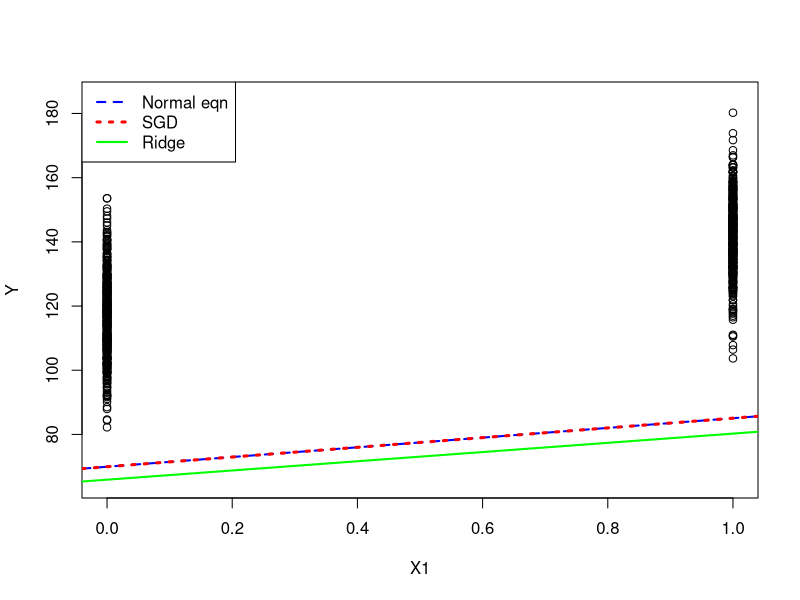
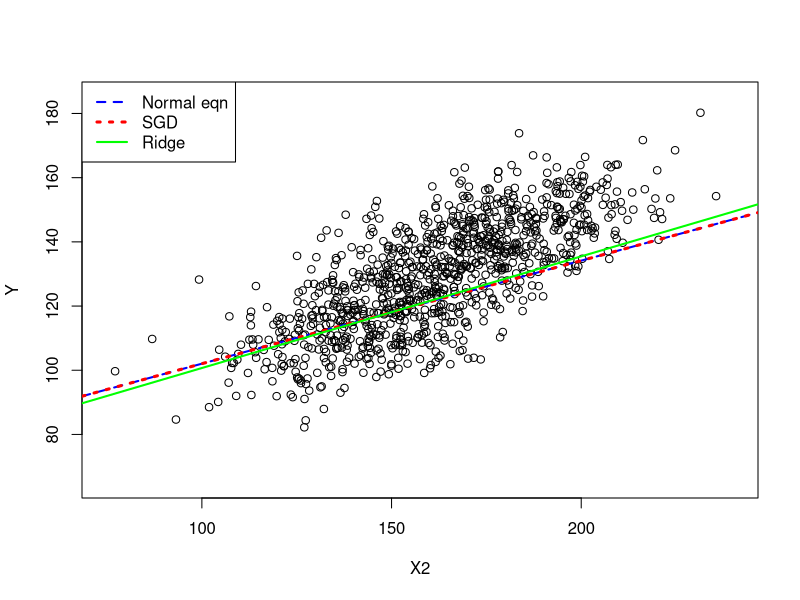
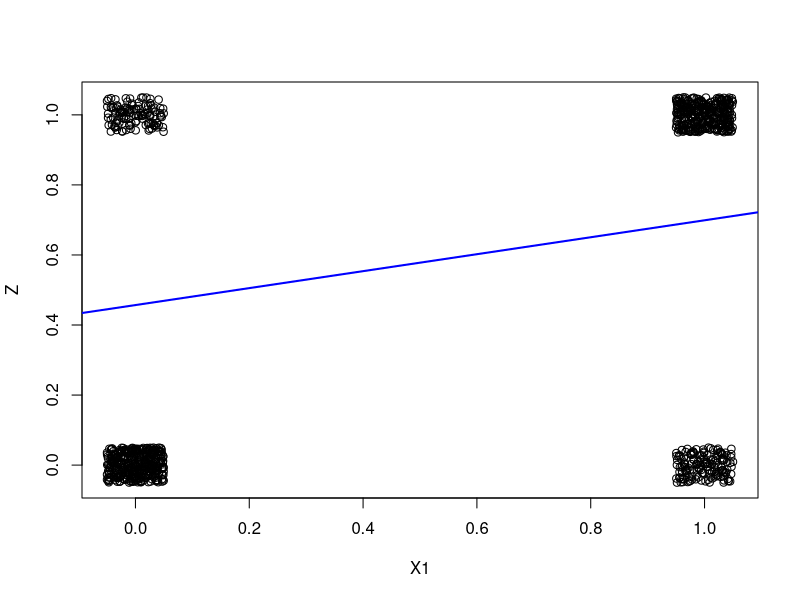
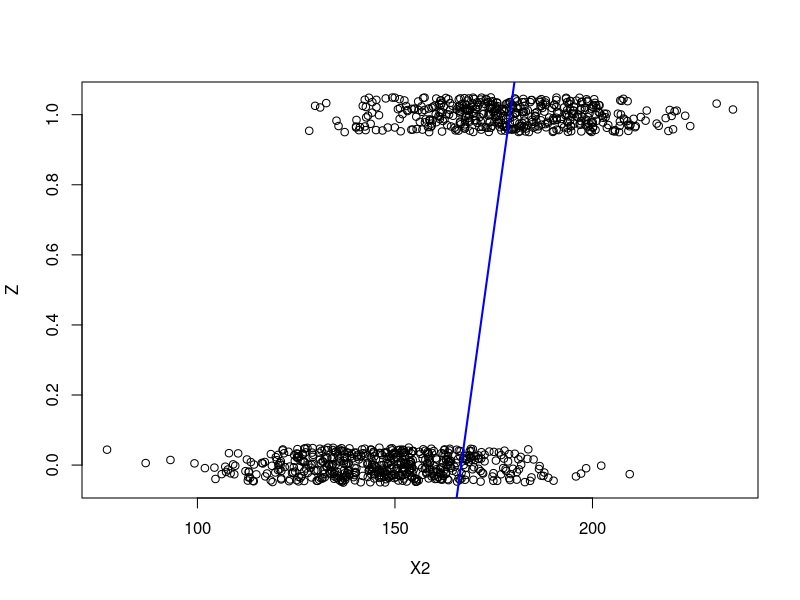

Write the R code that produced these figures, in order.
# CS 571, Duke University, Fall 2013
# Matt Dickenson - mcd31
# Homework 3

# Problem 1

setwd('~/github/cs571/homework/hw3')
lindata = read.table("HW3_linear_regression.txt", header=TRUE)
dim(lindata)
head(lindata)

# A 
X = as.matrix(lindata[1:1000 , 1:2])
X = cbind(1, X)
Y = as.matrix(lindata[1:1000 , 3])
X.prime.X = t(X) %*% X
X.prime.X.inverse = solve(X.prime.X)
X.prime.Y = t(X) %*% Y
beta.hat = X.prime.X.inverse %*% X.prime.Y
beta.hat #=> 69.942167, 15.119109, 0.321028

# B
linreg = function(X, Y){
	RSS = function(b, x, y){
		residuals = y - (x %*% b )
		sq.resid = residuals^2
		rss = sum(sq.resid)
		return(rss)
	}
	results = optim(rep(0, ncol(X)), RSS,
		hessian=TRUE, method="BFGS", x=X, y=Y)
	list(beta=results$par, 
		vcov=solve(results$hessian),
		converged=results$convergence==0)
}
model = linreg(X, Y)
model$beta #=> 69.942167, 15.119109, 0.321028

# C 
ridgereg = function(X, Y, sigma.sq=1, tau.sq=1){
	lambda = sigma.sq / tau.sq 
	D = ncol(X)
	lambda.id = lambda * diag(D)
	X.prime.X = t(X) %*% X
	lambda.X.prime.X.inverse = solve(lambda.id + X.prime.X)
	X.prime.Y = t(X) %*% Y
	beta.hat = lambda.X.prime.X.inverse %*% X.prime.Y
	return(beta.hat)
}
beta.ridge = ridgereg(X, Y)
beta.ridge #=> 65.9129285, 14.3521921, 0.3478858

# D 
# a
y.hat = X %*% beta.hat
RSSa = sum((Y - y.hat)^2)
RSSa #=> 98729.33
# b 
model.yhat = X %*% model$beta
RSSb = sum((Y - model.yhat)^2)
RSSb #=> 98729.33
# c
ridge.yhat = X %*% beta.ridge
RSSc = sum((Y - ridge.yhat)^2)
RSSc #=> 99005.91

# E
X.test = as.matrix(lindata[1001:1100 , 1:2])
X.test = cbind(1, X.test)
Y.test = as.matrix(lindata[1001:1100 , 3])
# a
y.hat = X.test %*% beta.hat
RSSa = sum((Y.test - y.hat)^2)
RSSa #=> 11573.24
# b 
model.yhat = X.test %*% model$beta
RSSb = sum((Y.test - model.yhat)^2)
RSSb #=> 11573.24
# c
ridge.yhat = X.test %*% beta.ridge
RSSc = sum((Y.test - ridge.yhat)^2)
RSSc #=> 11523.47

# F 
X.hypo = matrix(c(1,1,135), nrow=1)
est1 = X.hypo %*% beta.hat
est1
est2 = X.hypo %*% model$beta
est2
est3 = X.hypo %*% beta.ridge
est3

# G 
X1 = as.matrix(lindata[1:1000 , 1])
X2 = as.matrix(lindata[1:1000, 2])
Y = as.matrix(lindata[1:1000 , 3])
summary(X1)
summary(X2)
summary(Y)

# x1 plot
pdf("p1x1.pdf")
plot(X1, Y, # pch=16,
	xlim=c(0,1),
	ylim=c(65, 185))
abline(beta.hat[1,], beta.hat[2,], lty=2, col="blue", lwd=2)
abline(model$beta[1], model$beta[2], lty=3, lwd=3, col="red")
abline(beta.ridge[1,], beta.ridge[2,], col="green", lwd=2)
legend("topleft", legend=c("Normal eqn", "SGD", "Ridge"), 
	lty=c(2, 3, 1), lwd=c(2,3,2), col=c("blue", "red", "green"))
dev.off()

pdf("p1x2.pdf")
plot(X2, Y, # pch=16,
	xlim=c(75, 240),
	ylim=c(65, 185))
abline(beta.hat[1,], beta.hat[3,], lty=2, col="blue", lwd=2)
abline(model$beta[1], model$beta[3], lty=3, lwd=3, col="red")
abline(beta.ridge[1,], beta.ridge[3,], col="green", lwd=2)
legend("topleft", legend=c("Normal eqn", "SGD", "Ridge"), 
	lty=c(2, 3, 1), lwd=c(2,3,2), col=c("blue", "red", "green"))
dev.off()






# Problem 2

logdata = read.table("HW3_logistic_regression.txt", header=TRUE)
dim(logdata)
head(logdata)

# A 
X = as.matrix(logdata[1:1000 , 1:2])
X = cbind(1, X)
Z = as.matrix(logdata[1:1000 , 3])

sigm = function(eta){
	out = exp(eta)/( exp(eta) + 1)
	return(out)
}

irls = function(X, Y, epsilon=1/1e10){
	D = ncol(X)
	N = nrow(X)
	
	w = matrix(0, nrow=D, ncol=D) 
	w0 = log(mean(Y)/(1-mean(Y)))
	eta = mu = s = z = matrix(NA, nrow=N, ncol=D)
	
	converged = FALSE
	numiters = 0 
	while(!converged){
		last.w = w 
		for(i in 1:N){
			xi = matrix(X[i, ], ncol=1) 
			eta[i, ] = w0 + (t(w) %*% xi)
			mu[i, ] = sigm(eta[i, ])
			s[i, ] = mu[i, ] * (1-mu[i, ])
			z[i, ] = eta[i, ] + ((Y[i, ] - mu[i, ])/s[i, ])
		}
		S = matrix(0, nrow=N, ncol=N)
		for(i in 1:N){
			S[i, i] = s[i]
		}
		first.term = solve(t(X) %*% S %*% X)
		second.term = t(X) %*% S %*% z 
		w =  first.term %*% second.term
		numiters = numiters + 1
		diff = w - last.w 
		smalldiff = TRUE
		for(i in 1:D){
			smalldiff = smalldiff & (diff[i, i] < epsilon)
		}
		if(smalldiff){ 
			converged = TRUE 
			output = paste("converged after ", numiters, " iterations", sep="")
			print(output)
		}
		if(numiters > 100){
			print("reached max iterations")
			break 
		}
	}
	return(w)
}

w = irls(X, Z)

# B 
beta = w[, 1]
z.hat =sigm(X %*% beta)
head(z.hat)
summary(z.hat)
RSSa = sum((Z - z.hat)^2)
RSSa #=> 141.4738

# C 
X.test = as.matrix(logdata[1001:1100 , 1:2])
X.test = cbind(1, X.test)
Z.test = as.matrix(logdata[1001:1100 , 3])
z.test.hat = sigm(X.test %*% beta)
summary(z.test.hat)
RSSb = sum((Z.test - z.test.hat)^2)
RSSb #=> 15.73171

# F (sic) 
X.hypo = matrix(c(1,1,135), ncol=1)
Z.hypo = sigm(beta %*% X.hypo)
Z.hypo

# G 
# todo: plots 
X1 = as.matrix(logdata[1:1000 , 1])
X2 = as.matrix(logdata[1:1000 , 2])
Z = as.matrix(logdata[1:1000 , 3])

pdf("p2x1.pdf")
plot(jitter(X1, amount=0.05), jitter(Z, amount=0.05),
	xlab="X1", ylab="Z")
# abline(sigm(beta[1]), sigm(beta[2]))
abline(mean(Z), beta[2], col="blue", lwd=2)
dev.off()

pdf("p2x2.pdf")
plot(X2, jitter(Z, amount=0.05),
	xlab="X2", ylab="Z")
abline(beta[1], beta[3], col="blue", lwd=2)
dev.off()


# H 
cor(logdata[, 1], logdata[, 2])
